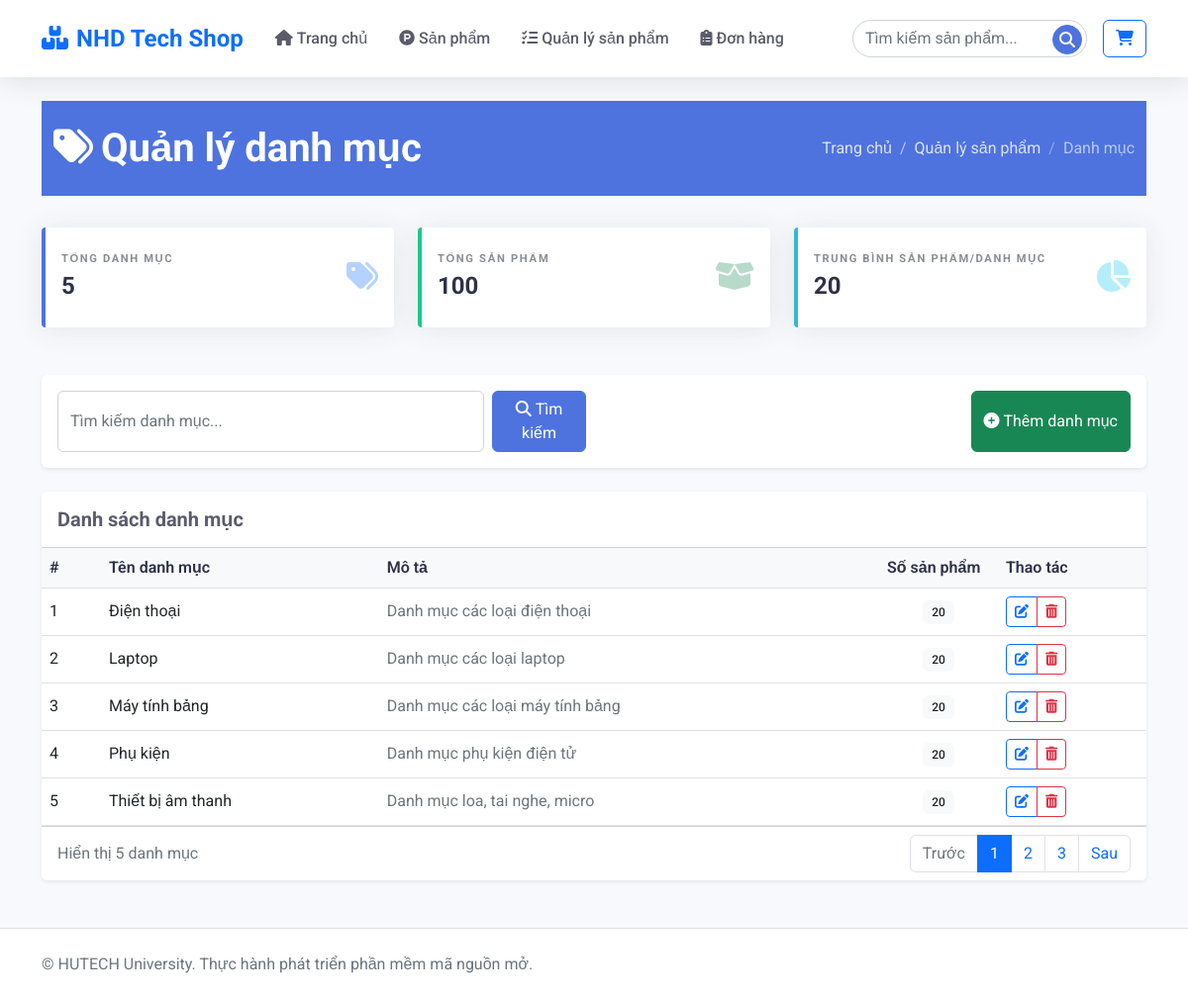
Screenshot of /Product/categories with the database file from the repository.
### tables this page shows
CREATE TABLE IF NOT EXISTS category (
 id INT AUTO_INCREMENT PRIMARY KEY,
 name VARCHAR(100) NOT NULL,
 description TEXT
);

### app/controllers/ProductController.php (called while the page is built, shortened)
<?php
require_once('app/config/database.php');
require_once('app/models/ProductModel.php');
require_once('app/models/CategoryModel.php');
class ProductController
{
    private $productModel;
    private $db;
    public function __construct()
    {
        $this->db = (new Database())->getConnection();
        $this->productModel = new ProductModel($this->db);
    }
    public function categories()
    {
        $categoryModel = new CategoryModel($this->db);
        $categories = $categoryModel->getCategories();
        $result = $this->productModel->getProducts(null, null, null, 1, 1000);
        $products = $result['products'];
        include 'app/views/product/categories.php';
    }
}
?>

### index.php (called while the page is built, shortened)
<?php
require_once 'app/models/ProductModel.php';
require_once 'app/models/CategoryModel.php';
$url = $_GET['url'] ?? '';
$url = rtrim($url, '/');
$url = filter_var($url, FILTER_SANITIZE_URL);
$url = explode('/', $url);
$action = isset($url[1]) && $url[1] != '' ? $url[1] : 'index';
$controller = new $controllerName();
call_user_func_array([$controller, $action], array_slice($url, 2));

### app/config/database.php (called while the page is built, shortened)
<?php
class Database {
    private $host = "localhost";
    private $db_name = "my_store";
    private $username = "root";
    private $password = "";
    public function getConnection() {
        $this->conn = null;
        try {
            $this->conn = new PDO("mysql:host=" . $this->host . ";dbname=" . $this->db_name, $this->username, $this->password);
            $this->conn->exec("set names utf8");
        } catch(PDOException $exception) {
            echo "Connection error: " . $exception->getMessage();
        }
        return $this->conn;
    }
}

### app/models/CategoryModel.php (called while the page is built, shortened)
<?php
class CategoryModel
{
    private $conn;
    private $table_name = "category";
    public function __construct($db)
    {
        $this->conn = $db;
    }
    public function getCategories()
    {
        $query = "SELECT id, name, description FROM " . $this->table_name . " ORDER BY name ASC";
        $stmt = $this->conn->prepare($query);
        $stmt->execute();
        $result = $stmt->fetchAll(PDO::FETCH_OBJ);
        return $result;
    }
}
?>

### app/models/ProductModel.php (called while the page is built, shortened)
<?php
class ProductModel
{
    private $conn;
    private $table_name = "product";
    public function __construct($db)
    {
        $this->conn = $db;
    }
    public function getProducts($search = null, $category_id = null, $sort = null, $page = 1, $limit = 25)
    {
        $countQuery = "SELECT COUNT(*) as total
                      FROM " . $this->table_name . " p
                      WHERE 1=1";
        $countParams = [];
        $countStmt = $this->conn->prepare($countQuery);
        $countStmt->execute();
        $totalCount = $countStmt->fetch(PDO::FETCH_OBJ)->total;
        $query = "SELECT p.id, p.name, p.description, p.price, p.image, p.category_id, c.name as category_name
                  FROM " . $this->table_name . " p
                  LEFT JOIN category c ON p.category_id = c.id
                  WHERE 1=1";
        $params = [];
        if ($sort) {
            switch ($sort) {
                case 'price_asc':
                    $query .= " ORDER BY p.price ASC";
                    break;
                case 'price_desc':
                    $query .= " ORDER BY p.price DESC";
                    break;
                case 'name_asc':
                    $query .= " ORDER BY p.name ASC";
                    break;
                case 'name_desc':
                    $query .= " ORDER BY p.name DESC";
                    break;
                case 'newest':
                    $query .= " ORDER BY p.id DESC";
                    break;
                default:
                    $query .= " ORDER BY p.id DESC";
            }
        } else {
            $query .= " ORDER BY p.id DESC";
        }
        $offset = ($page - 1) * $limit;
        $query .= " LIMIT :limit OFFSET :offset";
        $stmt = $this->conn->prepare($query);
        $stmt->bindValue(':limit', $limit, PDO::PARAM_INT);
        $stmt->bindValue(':offset', $offset, PDO::PARAM_INT);
        $stmt->execute();
        $result = $stmt->fetchAll(PDO::FETCH_OBJ);
        return [
            'products' => $result,
            'pagination' => [
                'total' => $totalCount,
                'page' => $page,
                'limit' => $limit,
                'totalPages' => ceil($totalCount / $limit)
            ]
        ];
    }
}

### app/views/product/categories.php (the view, shortened to what this page needs)
<?php include 'app/views/shares/header.php'; ?>
<div class="admin-header">
    <div class="container">
        <div class="row align-items-center">
            <div class="col-md-6">
                <h1 class="admin-title">
                    <i class="fas fa-tags me-2"></i>Quản lý danh mục
                </h1>
            </div>
            <div class="col-md-6">
                <nav aria-label="breadcrumb">
                    <ol class="breadcrumb justify-content-md-end mb-0">
                        <li class="breadcrumb-item"><a href="/webbanhang/Product/">Trang chủ</a></li>
                        <li class="breadcrumb-item"><a href="/webbanhang/Product/manage">Quản lý sản phẩm</a></li>
                        <li class="breadcrumb-item active" aria-current="page">Danh mục</li>
                    </ol>
                </nav>
            </div>
        </div>
    </div>
</div>
<div class="row mb-4">
    <div class="col-xl-4 col-md-6 mb-4">
        <div class="card stats-card primary h-100 py-2">
            <div class="card-body">
                <div class="row align-items-center">
                    <div class="col">
                        <div class="stats-title">Tổng danh mục</div>
                        <div class="stats-value"><?php echo count($categories); ?></div>
                    </div>
                    <div class="col-auto">
                        <i class="fas fa-tags stats-icon text-primary"></i>
                    </div>
                </div>
            </div>
        </div>
    </div>
    <div class="col-xl-4 col-md-6 mb-4">
        <div class="card stats-card success h-100 py-2">
            <div class="card-body">
                <div class="row align-items-center">
                    <div class="col">
                        <div class="stats-title">Tổng sản phẩm</div>
                        <div class="stats-value"><?php echo count($products); ?></div>
                    </div>
                    <div class="col-auto">
                        <i class="fas fa-box-open stats-icon text-success"></i>
                    </div>
                </div>
            </div>
        </div>
    </div>
    <div class="col-xl-4 col-md-12 mb-4">
        <div class="card stats-card info h-100 py-2">
            <div class="card-body">
                <div class="row align-items-center">
                    <div class="col">
                        <div class="stats-title">Trung bình sản phẩm/danh mục</div>
                        <div class="stats-value">
                            <?php
                            $avgProducts = count($categories) > 0 ? round(count($products) / count($categories), 1) : 0;
                            echo $avgProducts;
                            ?>
                        </div>
                    </div>
                    <div class="col-auto">
                        <i class="fas fa-chart-pie stats-icon text-info"></i>
                    </div>
                </div>
            </div>
        </div>
    </div>
</div>
<div class="card mb-4 border-0 shadow-sm">
    <div class="card-body">
        <div class="row g-3">
            <div class="col-md-6">
                <form action="#" method="GET" class="d-flex">
                    <input type="text" class="form-control me-2" name="keyword" placeholder="Tìm kiếm danh mục...">
                    <button type="submit" class="btn btn-primary">
                        <i class="fas fa-search me-1"></i>Tìm kiếm
                    </button>
                </form>
            </div>
            <div class="col-md-6 d-flex justify-content-md-end">
                <button type="button" class="btn btn-success" data-bs-toggle="modal" data-bs-target="#addCategoryModal">
                    <i class="fas fa-plus-circle me-1"></i>Thêm danh mục
                </button>
            </div>
        </div>
    </div>
</div>
<div class="card border-0 shadow-sm">
    <div class="card-header bg-white py-3">
        <h5 class="mb-0 fw-bold">Danh sách danh mục</h5>
    </div>
    <div class="card-body p-0">
        <div class="table-responsive">
            <table class="table table-hover align-middle mb-0">
                <thead class="bg-light">
                    <tr>
                        <th scope="col" width="60">#</th>
                        <th scope="col">Tên danh mục</th>
                        <th scope="col">Mô tả</th>
                        <th scope="col" width="120">Số sản phẩm</th>
                        <th scope="col" width="150">Thao tác</th>
                    </tr>
                </thead>
                <tbody>
                    <?php if (count($categories) > 0): ?>
                        <?php foreach ($categories as $index => $category): ?>
                        <tr>
                            <td><?php echo $index + 1; ?></td>
                            <td>
                                <div class="fw-medium"><?php echo htmlspecialchars($category->name, ENT_QUOTES, 'UTF-8'); ?></div>
                            </td>
                            <td>
                                <div class="text-muted text-truncate" style="max-width: 300px;">
                                    <?php echo htmlspecialchars($category->description, ENT_QUOTES, 'UTF-8'); ?>
                                </div>
                            </td>
                            <td class="text-center">
                                <?php
                                $count = 0;
                                foreach ($products as $product) {
                                    if ($product->category_id == $category->id) {
                                        $count++;
                                    }
                                }
                                echo '<span class="badge bg-light text-dark">' . $count . '</span>';
                                ?>
                            </td>
                            <td>
                                <div class="btn-group btn-group-sm">
                                    <button type="button" class="btn btn-outline-primary edit-category" data-id="<?php echo $category->id; ?>" data-name="<?php echo htmlspecialchars($category->name, ENT_QUOTES, 'UTF-8'); ?>" data-description="<?php echo htmlspecialchars($category->description, ENT_QUOTES, 'UTF-8'); ?>" data-bs-toggle="modal" data-bs-target="#editCategoryModal">
                                        <i class="fas fa-edit"></i>
                                    </button>
                                    <a href="#" class="btn btn-outline-danger delete-category" data-id="<?php echo $category->id; ?>" data-name="<?php echo htmlspecialchars($category->name, ENT_QUOTES, 'UTF-8'); ?>" data-bs-toggle="modal" data-bs-target="#deleteCategoryModal">
                                        <i class="fas fa-trash-alt"></i>
                                    </a>
                                </div>
                            </td>
                        </tr>
                        <?php endforeach; ?>
                    <?php endif; ?>
                </tbody>
            </table>
        </div>
    </div>
    <div class="card-footer bg-white">
        <div class="d-flex justify-content-between align-items-center">
            <div>
                <span class="text-muted">Hiển thị <?php echo count($categories); ?> danh mục</span>
            </div>
            <?php if (count($categories) > 0): ?>
            <nav aria-label="Page navigation">
                <ul class="pagination mb-0">
                    <li class="page-item disabled">
                        <a class="page-link" href="#" tabindex="-1" aria-disabled="true">Trước</a>
                    </li>
                    <li class="page-item active"><a class="page-link" href="#">1</a></li>
                    <li class="page-item"><a class="page-link" href="#">2</a></li>
                    <li class="page-item"><a class="page-link" href="#">3</a></li>
                    <li class="page-item">
                        <a class="page-link" href="#">Sau</a>
                    </li>
                </ul>
            </nav>
            <?php endif; ?>
        </div>
    </div>
</div>
<?php include 'app/views/shares/footer.php'; ?>

### app/views/shares/header.php (style rules this page uses)
:root { --primary-color: #4e73df; --secondary-color: #f8f9fc; --accent-color: #e74a3b; --text-color: #5a5c69; --light-color: #f8f9fc; --dark-color: #2e3148; --success-color: #1cc88a; --info-color: #36b9cc; --warning-color: #f6c23e; --danger-color: #e74a3b; }
body { font-family: 'Roboto', sans-serif; color: var(--text-color); background-color: #f8f9fc; }
.btn-primary { background-color: var(--primary-color); border-color: var(--primary-color); }
.card { border: none; box-shadow: 0 0.15rem 1.75rem 0 rgba(58, 59, 69, 0.1); transition: transform 0.3s, box-shadow 0.3s; }
.table th { font-weight: 600; color: var(--dark-color); }
.table td { vertical-align: middle; }
.badge { font-weight: 500; padding: 0.5em 0.8em; }
.admin-header { background-color: var(--primary-color); color: white; padding: 1.5rem 0; margin-bottom: 2rem; }
.admin-title { font-weight: 700; margin-bottom: 0; }
.breadcrumb-item a { color: white; opacity: 0.8; text-decoration: none; }
.breadcrumb-item.active { color: white; opacity: 0.6; }
.breadcrumb-item+.breadcrumb-item::before { color: white; opacity: 0.6; }
.stats-card { border-left: 4px solid; border-radius: 0.25rem; }
.stats-card.primary { border-left-color: var(--primary-color); }
.stats-card.success { border-left-color: var(--success-color); }
.stats-card.info { border-left-color: var(--info-color); }
.stats-card .stats-icon { font-size: 2rem; opacity: 0.3; }
.stats-card .stats-title { font-size: 0.7rem; text-transform: uppercase; letter-spacing: 0.1rem; font-weight: 700; color: var(--text-color); opacity: 0.7; }
.stats-card .stats-value { font-size: 1.5rem; font-weight: 700; color: var(--dark-color); }

### rows the page displays
category: name "Điện thoại", description "Danh mục các loại điện thoại", count "20"
category: name "Laptop", description "Danh mục các loại laptop", count "20"
category: name "Máy tính bảng", description "Danh mục các loại máy tính bảng", count "20"
category: name "Phụ kiện", description "Danh mục phụ kiện điện tử", count "20"
category: name "Thiết bị âm thanh", description "Danh mục loa, tai nghe, micro", count "20"

### other values shown
count($categories) "5"
count($products) "100"
$avgProducts "20"
